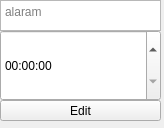
<?xml version="1.0" encoding="UTF-8"?>
<ui version="4.0">
 <class>Tab8AlaramSetting</class>
 <widget class="QWidget" name="Tab8AlaramSetting">
  <property name="geometry">
   <rect>
    <x>0</x>
    <y>0</y>
    <width>164</width>
    <height>128</height>
   </rect>
  </property>
  <property name="windowTitle">
   <string>Form</string>
  </property>
  <widget class="QTimeEdit" name="timeEdit">
   <property name="geometry">
    <rect>
     <x>0</x>
     <y>30</y>
     <width>161</width>
     <height>71</height>
    </rect>
   </property>
  </widget>
  <widget class="QPushButton" name="alaramEditButton">
   <property name="geometry">
    <rect>
     <x>0</x>
     <y>100</y>
     <width>161</width>
     <height>21</height>
    </rect>
   </property>
   <property name="text">
    <string>Edit</string>
   </property>
  </widget>
  <widget class="QTextBrowser" name="textBrowser">
   <property name="geometry">
    <rect>
     <x>0</x>
     <y>0</y>
     <width>161</width>
     <height>31</height>
    </rect>
   </property>
   <property name="layoutDirection">
    <enum>Qt::LeftToRight</enum>
   </property>
   <property name="placeholderText">
    <string>alaram </string>
   </property>
  </widget>
 </widget>
 <resources/>
 <connections/>
</ui>
